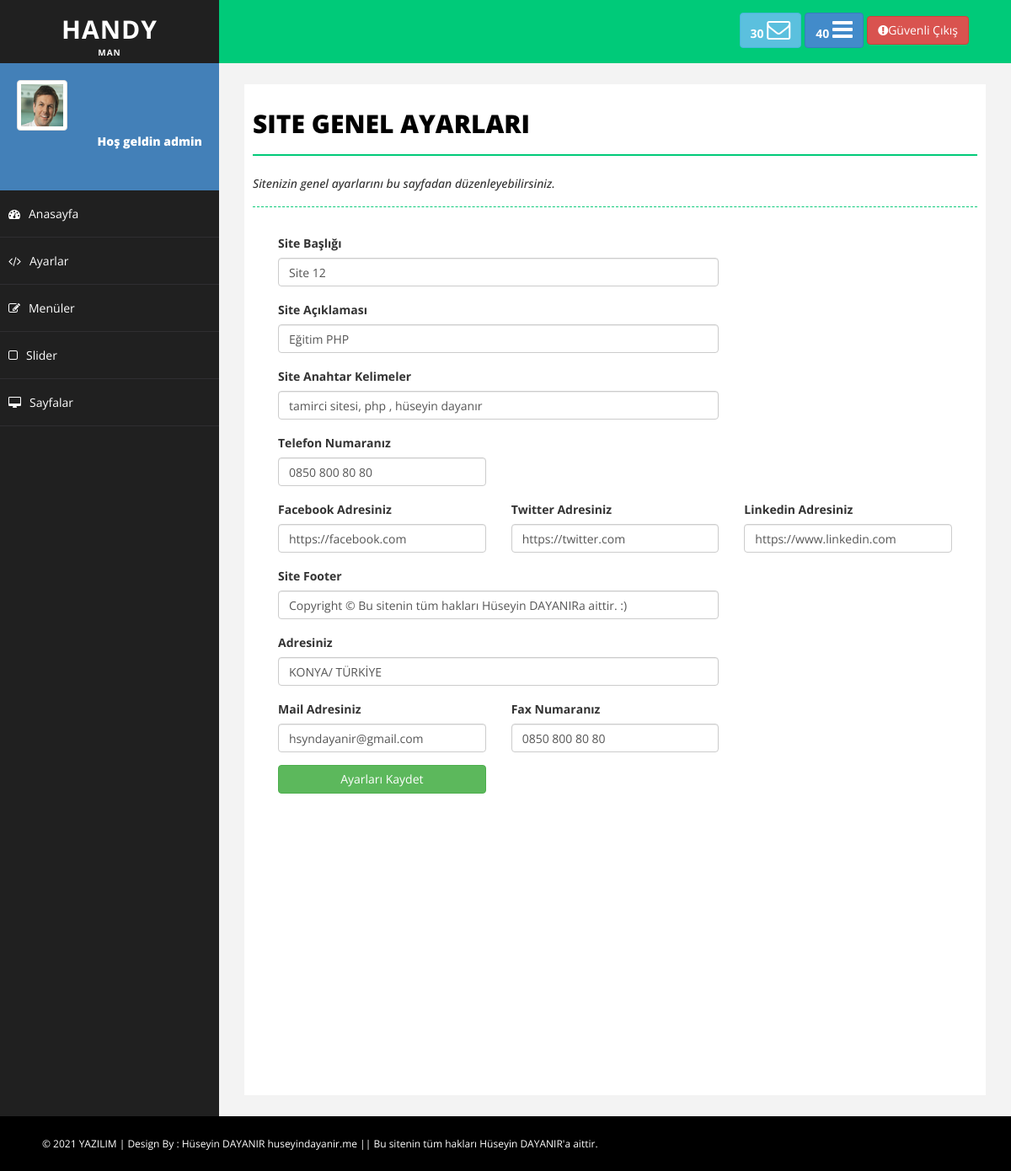
/admin/ayarlar.php (signed in), run on the app's committed database.
### tables this page shows
CREATE TABLE `ayarlar` (
  `ayar_id` int(11) NOT NULL,
  `ayar_logo` varchar(250) NOT NULL,
  `ayar_telefon` varchar(50) NOT NULL,
  `ayar_title` varchar(100) NOT NULL,
  `ayar_description` varchar(500) NOT NULL,
  `ayar_keywords` varchar(500) NOT NULL,
  `ayar_facebook` varchar(150) NOT NULL,
  `ayar_twitter` varchar(150) NOT NULL,
  `ayar_linkedin` varchar(150) NOT NULL,
  `ayar_footer` varchar(500) NOT NULL,
  `ayar_adres` varchar(500) NOT NULL,
  `ayar_mail` varchar(100) NOT NULL,
  `ayar_fax` varchar(50) NOT NULL,
  `ayar_yedek` varchar(50) NOT NULL
);

### admin/ayarlar.php (the view)
<?php include 'header.php' ?>
<?php include 'sidebar.php' ?>
<div id="page-wrapper">
            <div id="page-inner">
                <div class="row">
                    <div class="col-md-12">
                        <h1 class="page-head-line">Site Genel Ayarları</h1>
                        <?php
                            if($_GET['durum'] == "ok"){ ?>
                                <h1 style="color:green;" class="page-subhead-line">Kayıtlar başarıyla güncellendi.</h1>
                            <?php
                            }
                            else if($_GET['durum']=="no"){ ?>
                                <h1 style="color:red;"class="page-subhead-line">Kayıtlar güncellenemedi değişiklik yapmamış olabilirsiniz.</h1>
                            <?php
                            }
                            else {?>
                                <h1 class="page-subhead-line">Sitenizin genel ayarlarını bu sayfadan düzenleyebilirsiniz.</h1>
                            <?php } ?>
                    </div>
                </div>
                <form action="netting/islem.php" method ="POST">
                <div class="col-md-12">
                    <div class="form-group col-md-8">
                        <label>Site Başlığı </label>
                        <input class="form-control" type="text" name ="ayar_title" value="<?php echo $ayarcek['ayar_title']?>">
                    </div>
                </div>
                <div class="col-md-12">
                    <div class="form-group col-md-8">
                        <label>Site Açıklaması</label>
                        <input class="form-control" type="text" name ="ayar_description" value="<?php echo $ayarcek['ayar_description']?>">
                    </div>
                </div>
                <div class="col-md-12">
                    <div class="form-group col-md-8">
                        <label>Site Anahtar Kelimeler </label>
                        <input class="form-control" type="text" name ="ayar_keywords" value="<?php echo $ayarcek['ayar_keywords']?>">
                    </div>
                </div>
                <div class="col-md-12">
                    <div class="form-group col-md-4">
                        <label>Telefon Numaranız </label>
                        <input class="form-control" type="text" name ="ayar_telefon" value="<?php echo $ayarcek['ayar_telefon']?>">
                    </div>
                </div>
                <div class="col-md-12">
                    <div class="form-group col-md-4">
                        <label>Facebook Adresiniz </label>
                        <input class="form-control" type="text" name ="ayar_facebook" value="<?php echo $ayarcek['ayar_facebook']?>">
                    </div>
                    <div class="form-group col-md-4">
                        <label>Twitter Adresiniz </label>
                        <input class="form-control" type="text" name ="ayar_twitter" value="<?php echo $ayarcek['ayar_twitter']?>">
                    </div>
                    <div class="form-group col-md-4">
                        <label>Linkedin Adresiniz </label>
                        <input class="form-control" type="text" name ="ayar_linkedin" value="<?php echo $ayarcek['ayar_linkedin']?>">
                    </div>
                </div>
                <div class="col-md-12">
                    <div class="form-group col-md-8">
                        <label>Site Footer </label>
                        <input class="form-control" type="text" name ="ayar_footer" value="<?php echo $ayarcek['ayar_footer']?>">
                    </div>
                </div>
                <div class="col-md-12">
                    <div class="form-group col-md-8">
                        <label>Adresiniz </label>
                        <input class="form-control" type="text" name ="ayar_adres" value="<?php echo $ayarcek['ayar_adres']?>">
                    </div>
                </div>
                <div class="col-md-12">
                    <div class="form-group col-md-4">
                        <label>Mail Adresiniz </label>
                        <input class="form-control" type="text" name ="ayar_mail" value="<?php echo $ayarcek['ayar_mail']?>">
                    </div>
                    <div class="form-group col-md-4">
                        <label>Fax Numaranız </label>
                        <input class="form-control" type="text" name ="ayar_fax" value="<?php echo $ayarcek['ayar_fax']?>">
                    </div>
                </div>
                <div class="col-md-12">
                    <div class="form-group col-md-4" >
                        <input style="width:100%"  class="btn btn-success" type="submit" name ="ayarkaydet" value="Ayarları Kaydet">
                    </div>
                </div>
                </form>
            </div>
        </div>
<?php include 'footer.php' ?>

### admin/assets/css/basic.css (style rules this page uses)
body { font-family: 'Open Sans', sans-serif; line-height:25px; }
#page-wrapper { padding: 15px 15px; min-height: 600px; background: #F3F3F3; }
#page-inner { width: 100%; margin: 10px 20px 10px 0px; background-color: #fff!important; padding: 10px; min-height: 1200px; }
.page-head-line { font-size: 30px; text-transform: uppercase; color: #000; font-weight: 800; padding-bottom: 20px; border-bottom: 2px solid #00CA79; margin-bottom: 10px; }
.page-subhead-line { font-size: 14px; padding-top: 5px; padding-bottom: 20px; font-style:italic; margin-bottom:30px; border-bottom:1px dashed #00CA79; }
@media (min-width:768px) { #page-wrapper { margin: 0 0 0 260px; padding: 15px 30px; min-height: 1200px; } }

### data on the page
ayarlar: ayar_title "Site 12", ayar_description "Eğitim PHP", ayar_keywords "tamirci sitesi, php , hüseyin dayanır", ayar_telefon "0850 800 80 80", ayar_facebook "https://facebook.com", ayar_twitter "https://twitter.com", ayar_linkedin "https://www.linkedin.com", ayar_footer "Copyright © Bu sitenin tüm hakları Hüseyin DAYANIRa aittir. :)", ayar_adres "KONYA/ TÜRKİYE", ayar_mail "hsyndayanir@gmail.com", ayar_fax "0850 800 80 80"

### other printed values
$_SESSION['admin_kadi'] "admin"
